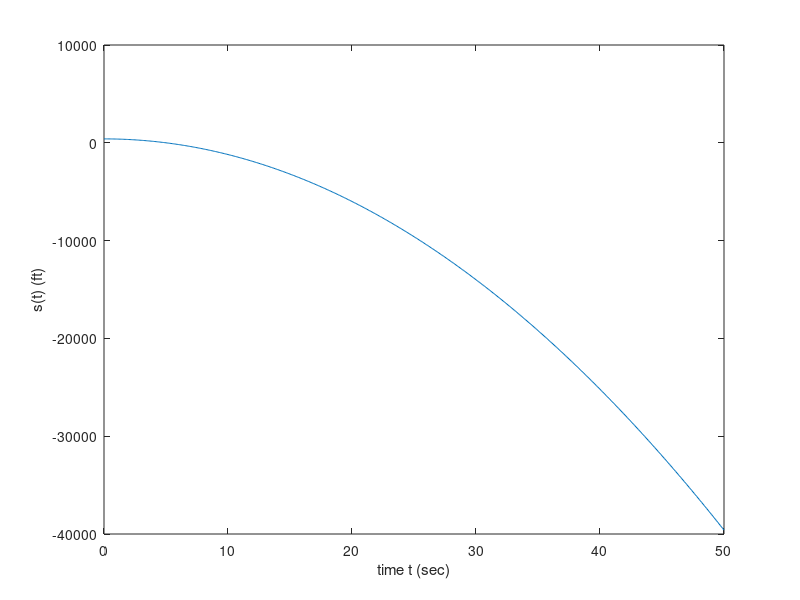
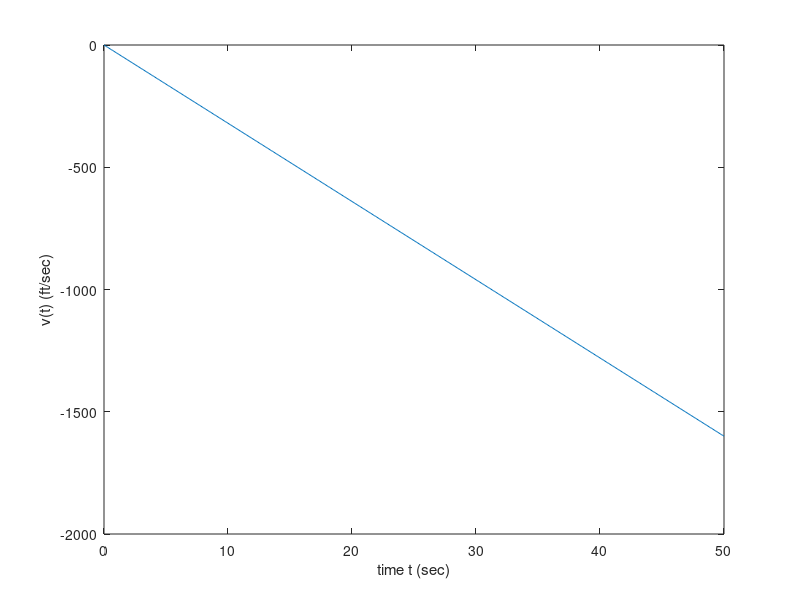
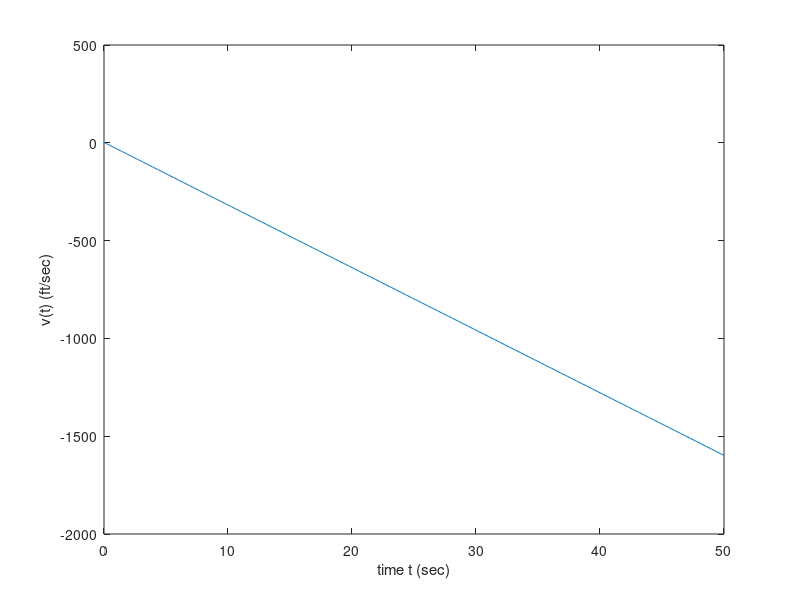

These charts were generated, in order, by the following MATLAB code:
% MATLAB assignment 2
% A free fall ball dropped from a 400-ft height cliff. Without 
% considering the air resistance force, (a) plot the trajectory of the ball
% for the time period 0<=t<=50 (sec) where the function s(t) represents 
% the height of the ball above the ground. (b) Generate velocity v.s. time
% plot. (c) Consider the case when the initial velocity is 2 ft/sec, how
% does the trajectory look like?

% s(t) = -16*t^2;
% v(t) = -32*t;
% a(t) = -32;

% reference: 
% https://www.mathworks.com/matlabcentral/fileexchange/95458-bouncing-ball

%(a)
t = 0:0.1:50;
s = @(t) -16*t.^2+400;
v1 = @(t) -32*t;

figure(1);
plot(t,s(t))
xlabel('time t (sec)');
ylabel('s(t) (ft)')

%(b)
figure(2);
plot(t,v1(t));
xlabel('time t (sec)');
ylabel('v(t) (ft/sec)')

%(c)
v2 = @(t) -32*t + 2;
figure(3);
plot(t,v2(t));
xlabel('time t (sec)');
ylabel('v(t) (ft/sec)')

